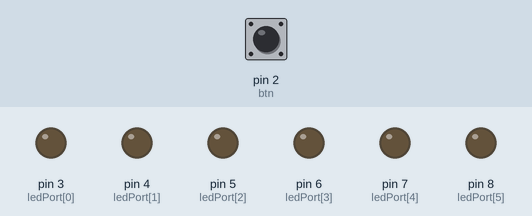
Bench run of a sketch on a simulated Arduino Uno, built with avr-gcc and run on an emulated ATmega328P. Shown: output pins drawn as LEDs (lit = HIGH). The inputs (shaded band) are chosen by the test bench; at power-on: pin 2 (btn) LOW.

Above: at 1.2 s.
1.3 s: pin 2 (btn) pulled HIGH for 3.2 s
At 2.1 s:
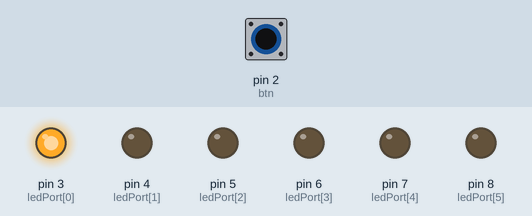
6.0 s: pin 2 (btn) driven HIGH
At 7.6 s:
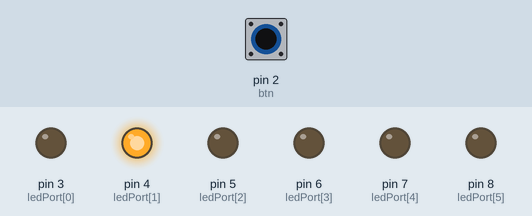
9.0 s: pin 2 (btn) driven LOW
At 10.4 s:
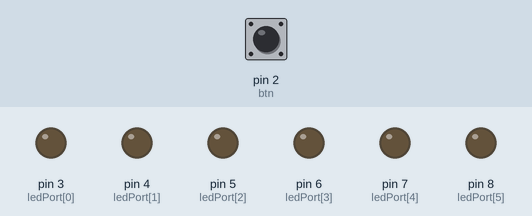
Timing chart, 0 to 12.0 s (numbered marks = the images above; inputs shaded):
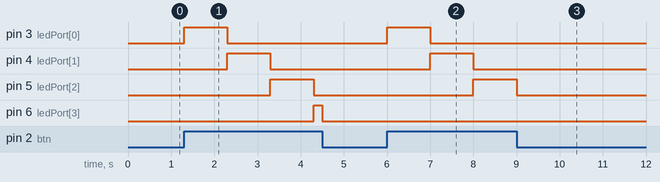

The sketch:

20127533.ino
```cpp
// C++ code
//
int btn = 2;
int ledPort[6] = {3,4,5,6,7,8};
int length = sizeof(ledPort) / sizeof(ledPort[0]);

void lowAll(int port[], int n){
  for(int i = 0; i< n ; i++){
    digitalWrite(port[i],LOW);
  }
}
void highAll(int port[], int n){
  for(int i = 0; i< n ; i++){
    digitalWrite(port[i],HIGH);
  }
}
void setup()
{
  Serial.begin(9600);
  pinMode(btn, INPUT);

  for(int i=0;i<length;i++){
    pinMode(ledPort[i], OUTPUT);
  }
}

void loop()
{
  int idx = 0;
  unsigned long startPress = millis();
  while(digitalRead(btn)==HIGH){
    digitalWrite(ledPort[idx],HIGH);
    if(idx == 0)
      digitalWrite(ledPort[length-1],LOW);
    else
      digitalWrite(ledPort[idx-1],LOW);
    idx++;
    if(idx == length)
      idx = 0;
    //Dùng millis để có thể dừng ngay khi thả nút
    unsigned long startDelay = millis();
      while(digitalRead(btn)==HIGH){
        unsigned long current = millis();
        if(current - startDelay >= 1000)
          	break;
      }
   	unsigned long current = millis();
    if(current - startPress >= 12000){
      //Bật tất cả đèn và đợi cho đến khi thả nút
      highAll(ledPort,length);
      while(digitalRead(btn)==HIGH);
    }
  }
	//Tắt tất cả đèn
  lowAll(ledPort, length);
}
```

Measured:
- after the input at 1.3 s, pin 3 (ledPort[0]): LOW → HIGH at once, → LOW 1.0 s later; pin 4 (ledPort[1]): LOW → HIGH after 1.0 s, → LOW 1.0 s later; pin 5 (ledPort[2]): LOW → HIGH after 2.0 s, → LOW 1.0 s later; pin 6 (ledPort[3]): LOW → HIGH after 3.0 s, → LOW 0.20 s later
- after the input at 6.0 s, pin 3 (ledPort[0]): LOW → HIGH at once, → LOW 1.0 s later; pin 4 (ledPort[1]): LOW → HIGH after 1.0 s, → LOW 1.0 s later; pin 5 (ledPort[2]): LOW → HIGH after 2.0 s
- after the input at 9.0 s, pin 3 (ledPort[0]): stays LOW (without the input it goes to HIGH after 3.0 s); pin 4 (ledPort[1]): stays LOW (without the input it goes to HIGH after 4.0 s)
